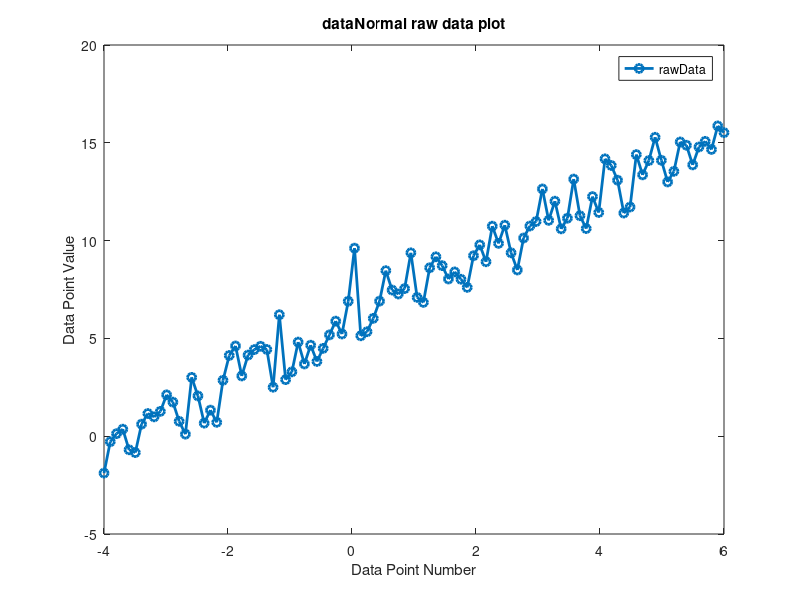

Source code (MATLAB):
%Specify number of samples to take
samples = 100;

%Set limits for x value
minX = -4;
maxX = 6;

%Sample x and specify other variable
x = linspace(-4,6);
c = 6;
m = 1.6;

%Combine variables to calculate y in a linear equation
y = m*x+c;

%Create noise for data in a Gaussian format (default std = 1 mean = 0)
r = randn(1,samples);

%Plot x against y adding on the Gaussian noise 
figure
plot(x,y+r,'-o','linewidth',2) 
ylabel('Data Point Value');
xlabel('Data Point Number');
title('dataNormal raw data plot');
legend('rawData');
%plot(x,r(1,:)+y,'-o','linewidth',2) 

